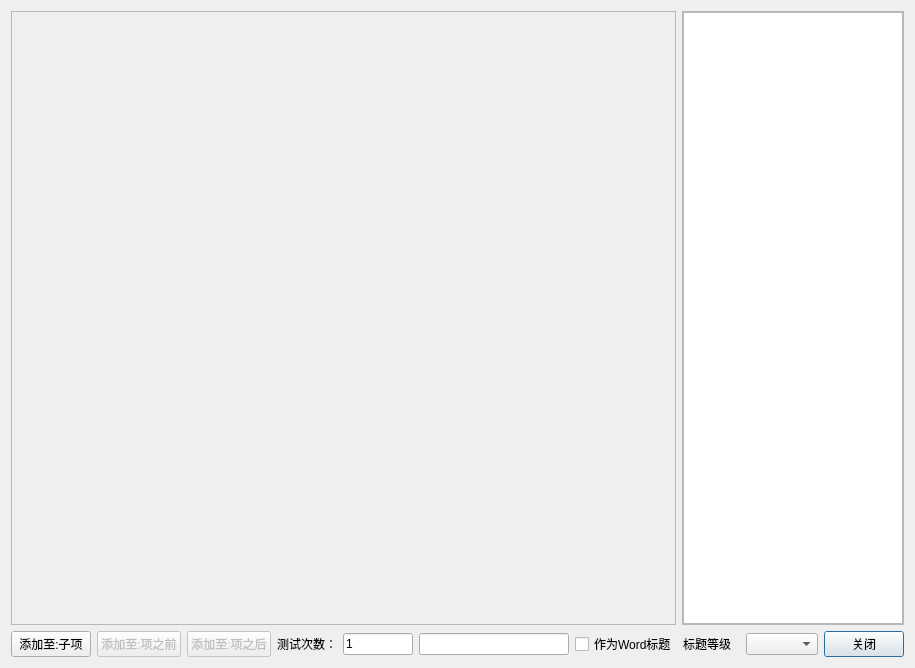
<?xml version="1.0" encoding="UTF-8"?>
<ui version="4.0">
 <class>QTestMacroToolDlg</class>
 <widget class="QDialog" name="QTestMacroToolDlg">
  <property name="geometry">
   <rect>
    <x>0</x>
    <y>0</y>
    <width>915</width>
    <height>668</height>
   </rect>
  </property>
  <property name="windowTitle">
   <string>选择测试功能</string>
  </property>
  <layout class="QVBoxLayout" name="verticalLayout">
   <item>
    <layout class="QHBoxLayout" name="m_layoutTest" stretch="3,1">
     <item>
      <layout class="QVBoxLayout" name="m_layoutLeft">
       <item>
        <widget class="QScrollArea" name="scrollArea">
         <property name="widgetResizable">
          <bool>true</bool>
         </property>
         <widget class="QWidget" name="m_tableTest">
          <property name="geometry">
           <rect>
            <x>0</x>
            <y>0</y>
            <width>659</width>
            <height>603</height>
           </rect>
          </property>
          <property name="styleSheet">
           <string notr="true"/>
          </property>
          <layout class="QGridLayout" name="gridLayout"/>
         </widget>
        </widget>
       </item>
      </layout>
     </item>
     <item>
      <layout class="QVBoxLayout" name="m_layoutRight">
       <item>
        <widget class="QScrollArea" name="scrollArea_2">
         <property name="sizePolicy">
          <sizepolicy hsizetype="Expanding" vsizetype="Expanding">
           <horstretch>0</horstretch>
           <verstretch>0</verstretch>
          </sizepolicy>
         </property>
         <property name="widgetResizable">
          <bool>true</bool>
         </property>
         <widget class="QWidget" name="scrollAreaWidget">
          <property name="geometry">
           <rect>
            <x>0</x>
            <y>0</y>
            <width>217</width>
            <height>603</height>
           </rect>
          </property>
          <layout class="QGridLayout" name="gridLayout_2">
           <property name="margin">
            <number>0</number>
           </property>
           <item row="0" column="1">
            <widget class="QTreeWidget" name="m_treeTest">
             <property name="selectionMode">
              <enum>QAbstractItemView::NoSelection</enum>
             </property>
             <property name="selectionBehavior">
              <enum>QAbstractItemView::SelectItems</enum>
             </property>
             <property name="columnCount">
              <number>1</number>
             </property>
             <attribute name="headerVisible">
              <bool>false</bool>
             </attribute>
             <column>
              <property name="text">
               <string/>
              </property>
             </column>
            </widget>
           </item>
          </layout>
         </widget>
        </widget>
       </item>
      </layout>
     </item>
    </layout>
   </item>
   <item>
    <layout class="QHBoxLayout" name="m_layoutAdd">
     <item>
      <widget class="QPushButton" name="m_btnAddChild">
       <property name="text">
        <string>添加至:子项</string>
       </property>
       <property name="autoDefault">
        <bool>false</bool>
       </property>
      </widget>
     </item>
     <item>
      <widget class="QPushButton" name="m_btnAddBefore">
       <property name="enabled">
        <bool>false</bool>
       </property>
       <property name="text">
        <string>添加至:项之前</string>
       </property>
       <property name="autoDefault">
        <bool>false</bool>
       </property>
      </widget>
     </item>
     <item>
      <widget class="QPushButton" name="m_btnAddAfter">
       <property name="enabled">
        <bool>false</bool>
       </property>
       <property name="text">
        <string>添加至:项之后</string>
       </property>
       <property name="autoDefault">
        <bool>false</bool>
       </property>
      </widget>
     </item>
     <item>
      <widget class="QLabel" name="m_txtTimes">
       <property name="maximumSize">
        <size>
         <width>70</width>
         <height>16777215</height>
        </size>
       </property>
       <property name="text">
        <string>测试次数：</string>
       </property>
      </widget>
     </item>
     <item>
      <widget class="QLineEdit" name="m_editTimes">
       <property name="maximumSize">
        <size>
         <width>70</width>
         <height>16777215</height>
        </size>
       </property>
       <property name="text">
        <string>1</string>
       </property>
       <property name="echoMode">
        <enum>QLineEdit::Normal</enum>
       </property>
      </widget>
     </item>
     <item>
      <widget class="QLineEdit" name="m_editName">
       <property name="maximumSize">
        <size>
         <width>150</width>
         <height>16777215</height>
        </size>
       </property>
      </widget>
     </item>
     <item>
      <widget class="QCheckBox" name="m_chkRptTitle">
       <property name="text">
        <string>作为Word标题</string>
       </property>
      </widget>
     </item>
     <item>
      <widget class="QLabel" name="m_txtTitleLevel">
       <property name="text">
        <string>标题等级</string>
       </property>
      </widget>
     </item>
     <item>
      <widget class="QComboBox" name="m_cmbTitleLevel"/>
     </item>
     <item>
      <widget class="QPushButton" name="m_btnClose">
       <property name="maximumSize">
        <size>
         <width>100</width>
         <height>16777215</height>
        </size>
       </property>
       <property name="text">
        <string>关闭</string>
       </property>
      </widget>
     </item>
    </layout>
   </item>
  </layout>
 </widget>
 <resources/>
 <connections/>
</ui>
